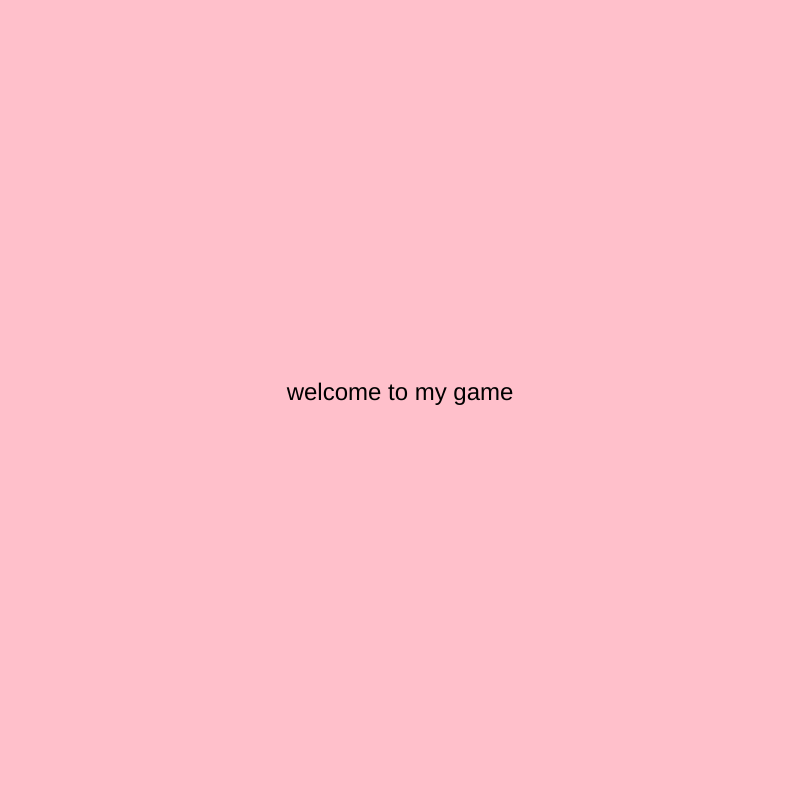
Frame 1 (no input)
Frame 60 (no input): identical to frame 1, image omitted
Frame 120 (the mouse pressed at the canvas centre since frame 60): identical to frame 1, image omitted

The p5.js sketch that drew this single still picture (run headless with seeded random() and noise() and a simulated clock; from frame 60 on, the mouse is pressed at the canvas centre):

// p5.js sketch
// ── sketch.js
var cars = [];
var frogPos;
var myState =0;
var maxCars = 10;
var maxTimer= 5*60;
var timer = maxTimer;


function setup() {
  createCanvas(800, 800);
//spawn cars
  for (var i = 0; i < maxCars; i++) {
    cars.push(new Car());
  }
  frogPos = createVector(400, height - 100);
textAlign(CENTER);
}

function draw() {

switch (myState) {
  case 0: //menue
  background('pink');
  fill('black');
  textSize (24);
  text("welcome to my game",width/2,height/2);
  break;

  case 1: //game
  game();
  timer= timer-1;
  if (timer <= 0){
    timer= maxTimer;
    myState = 3;
  }
  break;

  case 2: //win
  background ('purple');
  fill ('white');
  textSize (24);
  text(" Tight, you won!!", width/2, height/2);
  break;

  case 3://lose
  background ('black');
  fill ('white');
  textSize (24);
  text("Bummer, you lost", width/2, height/2);
  break;

}



}

function mouseReleased(){
  switch (myState) {
    case 0:
    myState =1;
    break;
    case 2:
    timer=maxTimer;
    cars=[];
    for (var i = 0; i < maxCars; i++) {
      cars.push(new Car());
    }
    myState=0;
    break;
    case 3:
    timer= maxTimer;
    cars=[];
    for (var i = 0; i < maxCars; i++) {
      cars.push(new Car());
    }
    myState=0;
    break;

  }
}



function game(){
  background("pink");


  for (var i = 0; i < cars.length; i++) {
    cars[i].display();
    cars[i].drive();
    if (cars[i].pos.dist(frogPos) < 50) {
      cars.splice(i, 1);
    }
  }
if (cars.length == 0){
  myState =2;
}
  //frog
  fill('green');
  ellipse(frogPos.x, frogPos.y, 100, 100);
  checkForKeys();

}

function checkForKeys() {
  if (keyIsDown(LEFT_ARROW)) frogPos.x -= 5;
  if (keyIsDown(RIGHT_ARROW)) frogPos.x += 5;
  if (keyIsDown(UP_ARROW)) frogPos.y -= 5;
  if (keyIsDown(DOWN_ARROW)) frogPos.y += 5;

}




function Car() {
  //attributes
  this.pos = createVector(random(width), random(height));
  this.vel = createVector(random(-5, 5), random(-5, 5));
  this.r = random(255);
  this.g = random(255);
  this.b = random(255);

  //methods
  this.display = function() {
    fill(this.r, this.b, this.g);
    rect(this.pos.x, this.pos.y, 30, 30);
  }
  this.drive = function() {
    this.pos.add(this.vel);
    if (this.pos.x > width) this.pos.x = 0;
    if (this.pos.x < 0) this.pos.x = width;
    if (this.pos.y > height) this.pos.y = 0;
    if (this.pos.y < 0) this.pos.y = height;
  }


}
